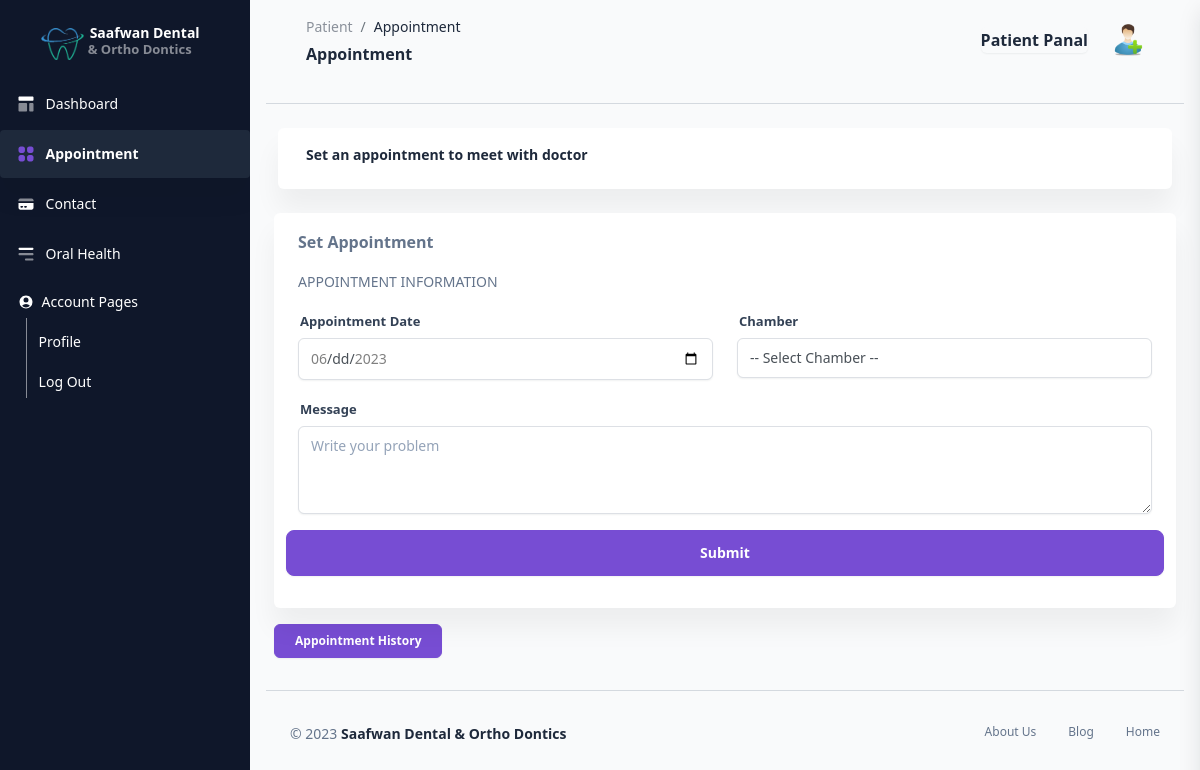
/View/patient/appointment.php (signed in), run on an earlier commit of the app's database.
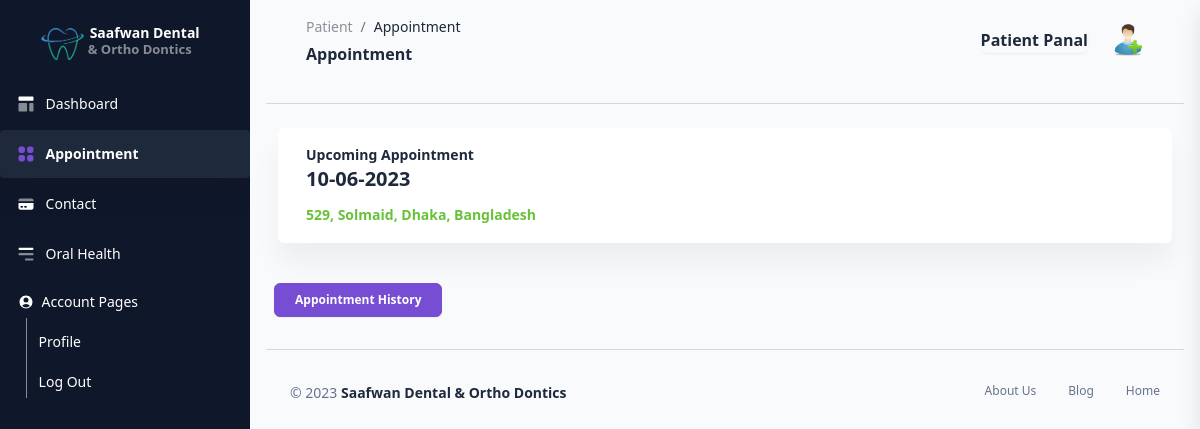
And on a later commit of the database.
### tables this page shows
CREATE TABLE `appointments` (
  `id` int(11) NOT NULL,
  `user` varchar(20) NOT NULL,
  `chamber` int(11) DEFAULT NULL,
  `appointment_at` date DEFAULT NULL,
  `created_at` date DEFAULT NULL,
  `cancel_at` date DEFAULT NULL,
  `status` varchar(10) DEFAULT NULL,
  `patient_id` int(11) DEFAULT NULL
);

CREATE TABLE `doctors` (
  `id` int(11) NOT NULL,
  `name` varchar(50) NOT NULL,
  `email` varchar(50) NOT NULL,
  `phone` varchar(20) NOT NULL,
  `password` varchar(20) NOT NULL,
  `created_at` date DEFAULT NULL,
  `deleted_at` date DEFAULT NULL,
  `chamber1` varchar(250) NOT NULL,
  `chamber2` varchar(250) DEFAULT NULL
);

### View/components/patientSidebar.php (called while the page is built, shortened)
<?php
$db = connect();
$doc = $db->query("SELECT * FROM doctors WHERE id = 1")->fetch_assoc();
$appointmentPending = $db->query("SELECT patients.*, appointments.* FROM appointments INNER JOIN patients ON appointments.patient_id = patients.id WHERE appointments.patient_id = " . $_SESSION['id'] . " AND appointments.status = 'pending' AND appointments.user = 'patient'")->fetch_assoc();
$appointmentConfirm = $db->query("SELECT patients.*, appointments.* FROM appointments INNER JOIN patients ON appointments.patient_id = patients.id WHERE appointments.patient_id = " . $_SESSION['id'] . " AND appointments.status = 'pending' AND appointments.user = 'doctor'")->fetch_assoc();
?>

### View/patient/appointment.php (the view, shortened to what the changed rows need)
<!DOCTYPE html>
<html lang="en">
<head>
    <link href="../../assets/css/nucleo-icons.css" rel="stylesheet" />
    <link href="../../assets/css/nucleo-svg.css" rel="stylesheet" />
    <link href="../../assets/css/nucleo-svg.css" rel="stylesheet" />
    <link id="pagestyle" href="../../assets/css/corporate-ui-dashboard.css?v=1.0.0" rel="stylesheet" />
</head>
<body class="g-sidenav-show bg-gray-100">
        <?php include("../components/patientSidebar.php"); ?>
    <main class="main-content position-relative border-radius-lg ">
        <div class="container-fluid py-4 px-3">
            <div class="container-fluid py-2">
                <div class="row my-3">
                    <div class="card">
                        <div class="card-body">
                            <div class="row">
                                <div class='col-8'>
                                    <div class='numbers'>
                                        <p class='text-dark text-sm mb-0 font-weight-bold'>
                                            <?php
                                            if ($appointmentConfirm["name"] != "")
                                                echo "Upcoming Appointment";
                                            else if ($appointmentPending["name"] != "")
                                                echo "Please wait for Doctor confirmation. Appointment Pending...";
                                            else
                                                echo "Set an appointment to meet with doctor";
                                            ?>
                                        </p>
                                        <h5 class='font-weight-bolder'>
                                            <?php
                                            if ($appointmentConfirm["name"] != "")
                                                echo date('d-m-Y', strtotime($appointmentConfirm["appointment_at"]));
                                            ?>
                                        </h5>
                                        <p class='mb-0'>
                                            <span class='text-success text-sm font-weight-bolder'>
                                                <?php
                                                if ($appointmentConfirm["name"] != "")
                                                    echo $doc["chamber" . $appointmentConfirm["chamber"] . ""];
                                                ?>
                                            </span>
                                        </p>
                                    </div>
                                </div>
                            </div>
                        </div>
                    </div>
                </div>
            </div>
            <div class="card mx-2 px-2">
                <?php
                if ($appointmentConfirm["name"] == "" && $appointmentPending["name"] == "") {
                ?>
                    <div class="card-header pb-0">
                        <div class="d-flex align-items-center">
                            <p class="mb-0"><b>Set Appointment</b></p>
                        </div>
                    </div>
                    <form action="../../Controller/patient/appointmentSetController.php" method="POST">
                        <div class="card-body" id="app">
                            <p class="text-uppercase text-sm">Appointment Information</p>
                            <div class="row">
                                <div class="col-md-6">
                                    <div class="form-group">
                                        <label for="example-text-input" class="form-control-label">Appointment Date</label>
                                        <input class="form-control" type="date" min="<?php echo date('Y-m-d'); ?>" max="<?php echo date('Y-m-d', strtotime(date('Y-m-d') . " +7 day")); ?>" name="appointment-date">
                                    </div>
                                </div>
                                <div class="col-md-6">
                                    <div class="form-group">
                                        <label for="example-text-input" class="form-control-label">Chamber</label>
                                        <select class="form-control" name="chamber" id="chamber">
                                            <option value="" disabled selected>-- Select Chamber --</option>
                                        </select>
                                    </div>
                                </div>
                                <div class="col-md-12">
                                    <div class="form-group">
                                        <label for="example-text-input" class="form-control-label">Message</label>
                                        <textarea class="form-control" name="message" id="" rows="4" placeholder="Write your problem"></textarea>
                                    </div>
                                </div>
                                <button class="btn btn-primary btn-lg ms-auto">Submit</button>
                            </div>
                        </div>
                    </form>
                <?php
                }
                ?>
            </div>
        </div>
    </main>
</body>
</html>

What changed in the data, as far as the page shows it:
added appointments: appointment_at "10-06-2023", chamber.chamber1 "529, Solmaid, Dhaka, Bangladesh"
Also different on the page:
form field chamber: "-- Select Chamber --" → (not shown)
text no longer shown: "Set an appointment to meet with doctor Set Appointment APPOINTMENT INFORMATION Appointment Date Chamber Message Submit"
text now shown: "Upcoming Appointment"
